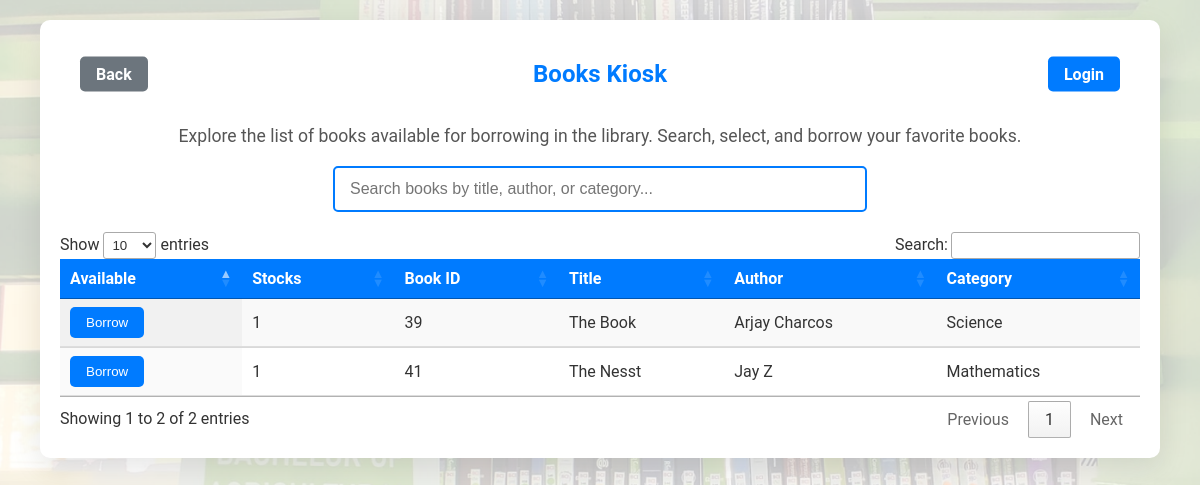
The page /borrower/books.php on the database its author committed.
### tables this page shows
CREATE TABLE `tblbooks` (
  `bookId` int(11) NOT NULL,
  `title` varchar(100) NOT NULL,
  `dateAdded` timestamp NOT NULL DEFAULT current_timestamp(),
  `quantity` int(11) NOT NULL,
  `authorId` int(11) DEFAULT NULL,
  `categoryId` int(11) DEFAULT NULL,
  `callNum` varchar(11) NOT NULL,
  `accessionNum` varchar(5) NOT NULL,
  `barcodeNum` varchar(11) NOT NULL,
  `publisher` varchar(30) NOT NULL,
  `publishedDate` date DEFAULT NULL
);

CREATE TABLE `tblcategory` (
  `categoryId` int(11) NOT NULL,
  `categoryName` varchar(30) NOT NULL
);

### borrower/books.php (the view, shortened to what this page needs)
<?php
include('db/db-connect.php');
$query = "SELECT b.bookId, b.title, b.quantity,
                 CONCAT(a.firstName, ' ', a.lastName) AS authorName,
                 c.categoryName
          FROM tblbooks b
          JOIN tblauthor a ON b.authorId = a.authorId
          JOIN tblcategory c ON b.categoryId = c.categoryId";
$stmt = $conn->prepare($query);
$stmt->execute();
$result = $stmt->get_result();
?>
<!DOCTYPE html>
<html lang="en">
<head>
    <link rel="stylesheet" href="https://cdn.datatables.net/1.13.6/css/jquery.dataTables.min.css">
</head>
<body>
    <div class="container">
        <div class="header">
            <a href="Kiosk.php" class="btn-back">Back</a>
            <h1>Books Kiosk</h1><br>
            <a href="login.php" class="btn-login">Login</a>
        </div>
        <p>Explore the list of books available for borrowing in the library. Search, select, and borrow your favorite books.</p>
        <div class="search-container">
            <input type="text" id="searchBox" placeholder="Search books by title, author, or category..." onkeyup="searchBooks()">
        </div>
        <table id="dataTable" class="display" style="width:100%">
            <thead>
                <tr>
                    <th>Available</th>
                    <th>Stocks</th>
                    <th>Book ID</th>
                    <th>Title</th>
                    <th>Author</th>
                    <th>Category</th>
                </tr>
            </thead>
            <tbody id="bookList">
                <?php
                if ($result->num_rows > 0) {
                    while ($row = $result->fetch_assoc()) {
                        echo "<tr>";
                        echo "<td>";
                        if ($row['quantity'] > 0) {
                            echo "<button class='btn-action' onclick='handleBorrow(" . $row['bookId'] . ")'>Borrow</button>";
                        } else {
                            echo "<button class='btn-nostock' disabled>Unavailable</button>";
                        }
                        echo "</td>";
                        echo "<td>" . $row['quantity'] . "</td>";
                        echo "<td>" . $row['bookId'] . "</td>";
                        echo "<td>" . htmlspecialchars($row['title']) . "</td>";
                        echo "<td>" . htmlspecialchars($row['authorName']) . "</td>";
                        echo "<td>" . htmlspecialchars($row['categoryName']) . "</td>";
                        echo "</tr>";
                    }
                }
                ?>
            </tbody>
        </table>
    </div>
</body>
</html>

### borrower/books.php (style rules this page uses)
body { font-family: 'Roboto', sans-serif; background: url('assets/img/lib.png') no-repeat center center fixed; background-size: cover; margin: 0; padding: 0; color: #333; }
.header { display: flex; justify-content: center; align-items: center; padding: 20px; position: relative; color: white; }
.header h1 { margin: 0; font-size: 1.5rem; text-align: center; }
.header .btn-back { position: absolute; left: 20px; top: 50%; transform: translateY(-50%); padding: 8px 16px; background-color: #6c757d; color: white; border: none; border-radius: 5px; cursor: pointer; font-weight: bold; text-decoration: none; transition: background-color 0.3s ease; }
.header .btn-login { position: absolute; right: 20px; top: 50%; transform: translateY(-50%); padding: 8px 16px; background-color: #007bff; color: white; border: none; border-radius: 5px; cursor: pointer; font-weight: bold; text-decoration: none; transition: background-color 0.3s ease, color 0.3s ease; }
.container { width: 90%; margin: 20px auto; padding: 20px; background-color: #fff; border-radius: 10px; box-shadow: 0 10px 30px rgba(0, 0, 0, 0.1); }
h1 { text-align: center; color: #007bff; font-size: 2rem; }
p { text-align: center; font-size: 1.1rem; color: #555; }
.search-container { margin: 20px 0; text-align: center; }
.search-container input { padding: 12px 15px; font-size: 16px; width: 80%; max-width: 500px; margin: 0 auto; border-radius: 5px; border: 2px solid #007bff; outline: none; transition: border 0.3s; }
table { width: 100%; margin-top: 30px; border-collapse: collapse; }
th, td { padding: 15px; text-align: left; border-bottom: 1px solid #ddd; }
th { background-color: #007bff; color: white; }
td { background-color: #fff; }
.btn-action { padding: 8px 16px; background-color: #007bff; color: white; border: none; border-radius: 5px; cursor: pointer; transition: background-color 0.3s ease; }

### rows shown on the page
tblbooks: quantity "1", bookId "39", title "The Book", authorName "Arjay Charcos", categoryId.categoryName "Science"
tblbooks: quantity "1", bookId "41", title "The Nesst", authorName "Jay Z", categoryId.categoryName "Mathematics"
